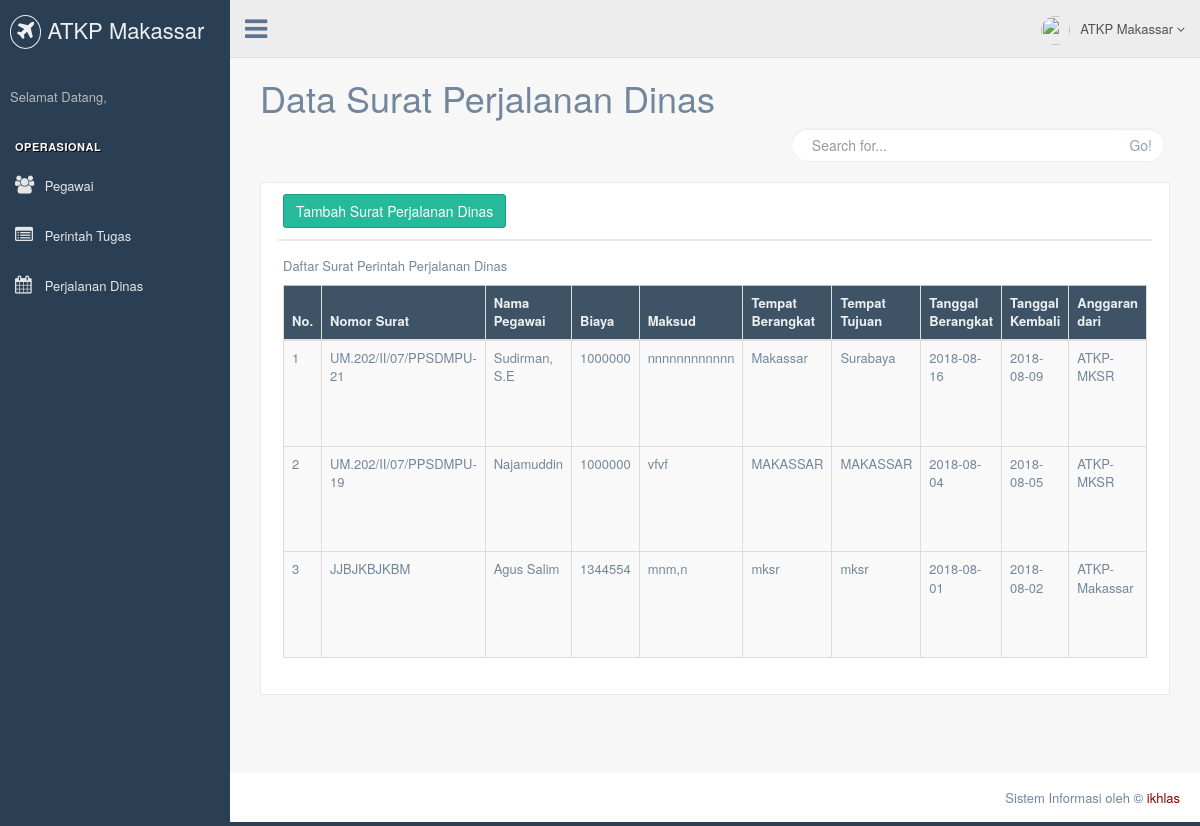
Screenshot of /sppd (signed in) with the database file from the repository.
### tables this page shows
CREATE TABLE `tb_sppd` (
  `nomor_surat` varchar(30) NOT NULL,
  `kd_surat` bigint(20) NOT NULL,
  `pejabat_pk` varchar(30) NOT NULL,
  `nama_pegawai` varchar(30) NOT NULL,
  `nip` varchar(20) NOT NULL,
  `pangkat` enum('IV/a','IV/b','IV/c','IV/d','III/a','III/b','III/c','III/d','II/a','II/b','II/c','II/d','I/a','I/b','I/c','I/d') NOT NULL,
  `jabatan` varchar(30) NOT NULL,
  `biaya` varchar(30) NOT NULL,
  `isi_perintah` varchar(100) NOT NULL,
  `angkutan` enum('mobil','kapal','pesawat','') NOT NULL,
  `tempat_berangkat` varchar(30) NOT NULL,
  `tempat_tujuan` varchar(30) NOT NULL,
  `lama_dinas` varchar(30) NOT NULL,
  `satuan` enum('hari','minggu','bulan','tahun') NOT NULL,
  `tgl_berangkat` date NOT NULL,
  `tgl_kembali` date NOT NULL,
  `pengikut` varchar(30) NOT NULL,
  `anggaran_dari` varchar(30) NOT NULL
);

### application/libraries/Template.php (called while the page is built)
<?php if ( ! defined('BASEPATH')) exit('No direct script access allowed');
class Template {
		var $template_data = array();
		function set($name, $value)
		{
			$this->template_data[$name] = $value;
		}
		function load($template = '', $view = '' , $view_data = array(), $return = FALSE)
		{
			$this->CI =& get_instance();
			$this->set('contents', $this->CI->load->view($view, $view_data, TRUE));
			return $this->CI->load->view($template, $this->template_data, $return);
		}
}

### application/modules/sppd/controllers/Sppd.php (called while the page is built, shortened)
<?php
class Sppd extends CI_Controller{
    public function index()
    {
      $data['sppd'] = $this->Model_sppd->tampil_sppd();
      $this->template->load('template/main','sppd',$data);
    }
}

### index.php (called while the page is built, shortened)
<?php
require_once BASEPATH.'core/CodeIgniter.php';

### application/modules/sppd/models/Model_sppd.php (called while the page is built, shortened)
<?php
class Model_sppd extends CI_Model {
	function tampil_sppd()
	{
		$query=$this->db->order_by('nomor_surat','DESC')->get('tb_sppd');
		return $query->result();
	}
	}
?>

### application/modules/sppd/views/sppd.php (the view, shortened to what this page needs)
<!DOCTYPE html>
    <html>
    <head>
    </head>
    <body-->
               <div class="col-md-12 col-sm-12 col-xs-12">
            <h1>Data Surat Perjalanan Dinas</h1>
                <div class="col-md-5 col-sm-5 col-xs-12 form-group pull-right top_search">
                  <div class="input-group">
                    <input type="text" id="inputnya" onkeyup="fungsiCari()" class="form-control" placeholder="Search for...">
                    <span class="input-group-btn">
                      <button class="btn btn-default" type="button">Go!</button>
                    </span>
                  </div>
                </div>
              </div>
            <div class="clearfix"></div>
              <div class="col-md-12 col-sm-12 col-xs-12">
                <div class="x_panel">
                  <div class="x_title">
                      <a href="<?php
                          echo base_url('sppd/tambah_sppd');?>" button type="submit" class="btn btn-success"> Tambah Surat Perjalanan Dinas</button></a>
                  </div>
                  <div class="x_content">
                    <p>Daftar Surat Perintah Perjalanan Dinas</p>
                    <div class="table-responsive">
                      <table id="tabelku" class="table table-bordered table-striped table-hover jambo_table bulk_action js-basic-example dataTable">
                        <thead>
                          <tr class="headings">
                            <th class="column-title">No. </th>
                            <th class="column-title">Nomor Surat </th>
                            <th class="column-title">Nama Pegawai </th>
                            <th class="column-title">Biaya </th>
                            <th class="column-title">Maksud </th>
                            <th class="column-title">Tempat Berangkat </th>
                            <th class="column-title">Tempat Tujuan </th>
                            <th class="column-title">Tanggal Berangkat </th>
                            <th class="column-title">Tanggal Kembali </th>
                            <th class="column-title">Anggaran dari  </th>
                          </tr>
                        </thead>
                        <tbody>
                          <?php
                            $no=1;
                            foreach ($sppd as $index) {
                              echo "<tr>
                                <td>$no</td>
                                <td>$index->nomor_surat</td>
                                <td>$index->nama_pegawai</td>
                                <td>$index->biaya</td>
                                <td>$index->isi_perintah</td>
                                <td>$index->tempat_berangkat</td>
                                <td>$index->tempat_tujuan</td>
                                <td>$index->tgl_berangkat</td>
                                <td>$index->tgl_kembali</td>
                                <td>$index->anggaran_dari</td>
                                <td>
                                  <a href=".base_url('sppd/detail_sppd?no='.$index->nomor_surat)."><button><i class=\"fa fa-folder\"></i></button></a>
                                  <a href=".base_url('sppd/edit_sppd/'.$index->nomor_surat)."><button><i class=\"fa fa-pencil-square\"></i></button><a>
                                  <a href=".base_url('sppd/hapus_sppd?no='.$index->nomor_surat)."><button><i class=\"fa fa-trash\"></i></button></a>
                                </td>
                              <tr>";
                            $no++;
                            }
                            ?>
                          </tbody>
                      </table>
                    </div>
                  </div>
                </div>
    </body>
    </html>

### rows the page displays
tb_sppd: nomor_surat "UM.202/II/07/PPSDMPU-21", nama_pegawai "Sudirman, S.E", biaya "1000000", isi_perintah "nnnnnnnnnnnn", tempat_berangkat "Makassar", tempat_tujuan "Surabaya", tgl_berangkat "2018-08-16", tgl_kembali "2018-08-09", anggaran_dari "ATKP-MKSR"
tb_sppd: nomor_surat "UM.202/II/07/PPSDMPU-19", nama_pegawai "Najamuddin", biaya "1000000", isi_perintah "vfvf", tempat_berangkat "MAKASSAR", tempat_tujuan "MAKASSAR", tgl_berangkat "2018-08-04", tgl_kembali "2018-08-05", anggaran_dari "ATKP-MKSR"
tb_sppd: nomor_surat "JJBJKBJKBM", nama_pegawai "Agus Salim", biaya "1344554", isi_perintah "mnm,n", tempat_berangkat "mksr", tempat_tujuan "mksr", tgl_berangkat "2018-08-01", tgl_kembali "2018-08-02", anggaran_dari "ATKP-Makassar"
